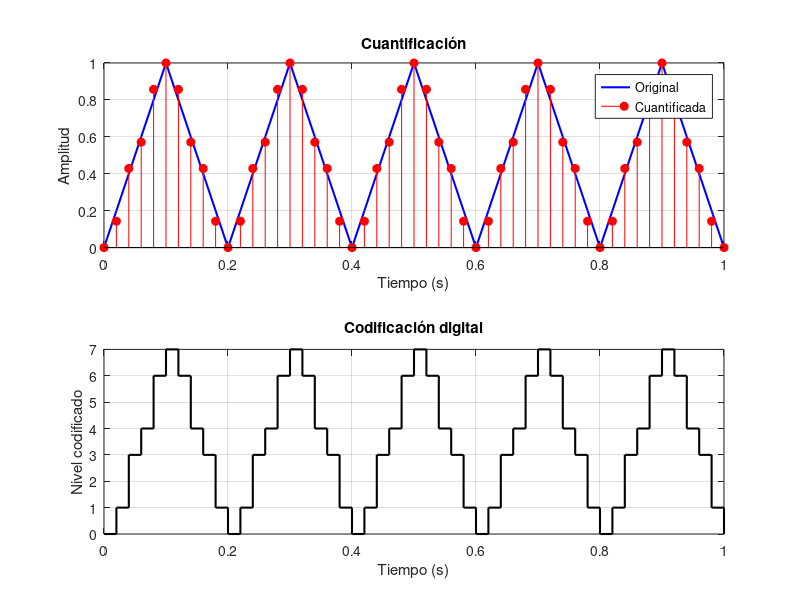

This figure's MATLAB source:
clc; clear; close all;

%% Parámetros de la señal
T = 1;                                  % Duración total (segundos)
fs = 50;                                % Frecuencia de muestreo
t = 0:1/fs:T;                           % Vector de tiempo

% Señal triangular
f_tri = 5;                                    % Frecuencia
x = 0.5 * sawtooth(2*pi*f_tri*t, 0.5) + 0.5;  % Escalar y trasladar

% Cuantificación
N = 3;                                % Bits de cuantificación
niveles = 2^N;                        % Número de niveles
% Rango de la señal
xmin = min(x); xmax = max(x); 
% Paso de cuantificación
delta = (xmax - xmin) / (niveles-1); 

% Índice del nivel más cercano
x_q = round((x - xmin) / delta); 
% Asegurar rango válido
x_q = min(max(x_q, 0), niveles-1);    
% Valor cuantificado real
xq_val = xmin + x_q * delta;          

% Codificación binaria
codigos_bin = dec2bin(x_q, N);        

% Mostrar los primeros valores
disp(" t(s)   Señal     Cuantificada     Código Binario");
for i = 1:10
    fprintf("%5.3f   %6.3f     %6.3f        %s\n",...
        t(i), x(i), xq_val(i), codigos_bin(i,:));
end

% Graficar
figure;
subplot(2,1,1)
plot(t, x, 'b', 'LineWidth', 1.5); hold on;
stem(t, xq_val, 'r','filled');
title('Cuantificación');
xlabel('Tiempo (s)');
ylabel('Amplitud');
legend('Original','Cuantificada');
grid on;

subplot(2,1,2)
stairs(t, bin2dec(codigos_bin), 'k','LineWidth',1.5);
title('Codificación digital');
xlabel('Tiempo (s)');
ylabel('Nivel codificado');
grid on;
